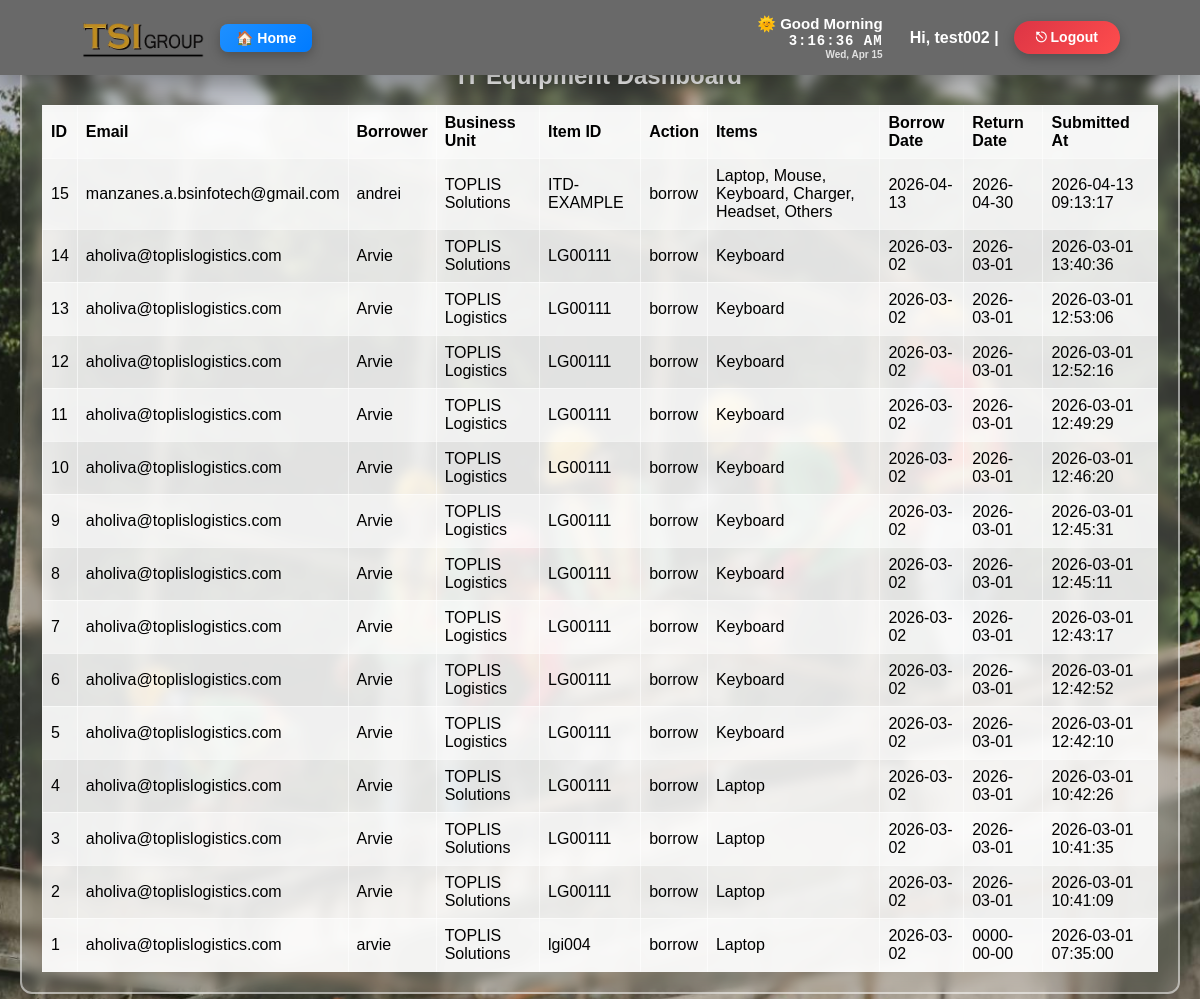
/modules/borrowing/admin.php (signed in), run on the app's committed database.
### tables this page shows
CREATE TABLE `it_equipment_logs` (
  `id` int(11) NOT NULL,
  `email` varchar(255) NOT NULL,
  `borrower_name` varchar(255) NOT NULL,
  `business_unit` varchar(255) NOT NULL,
  `item_id` varchar(100) NOT NULL,
  `action` enum('borrow','return') NOT NULL,
  `items` text DEFAULT NULL,
  `borrow_date` date DEFAULT NULL,
  `return_date` date DEFAULT NULL,
  `created_at` timestamp NOT NULL DEFAULT current_timestamp()
);

### modules/borrowing/admin.php (the view, shortened to what this page needs)
<?php
require_once __DIR__ . '/../../includes/navbar.php';
$sql = "SELECT * FROM it_equipment_logs ORDER BY created_at DESC";
$result = $conn->query($sql);
?>
<!DOCTYPE html>
<html>
<head>
</head>
<body>
<div class="container">
<h2>IT Equipment Dashboard</h2>
<table>
<tr>
    <th>ID</th>
    <th>Email</th>
    <th>Borrower</th>
    <th>Business Unit</th>
    <th>Item ID</th>
    <th>Action</th>
    <th>Items</th>
    <th>Borrow Date</th>
    <th>Return Date</th>
    <th>Submitted At</th>
</tr>
<?php
if ($result->num_rows > 0) {
    while($row = $result->fetch_assoc()) {
        echo "<tr>
            <td>{$row['id']}</td>
            <td>{$row['email']}</td>
            <td>{$row['borrower_name']}</td>
            <td>{$row['business_unit']}</td>
            <td>{$row['item_id']}</td>
            <td>{$row['action']}</td>
            <td>{$row['items']}</td>
            <td>{$row['borrow_date']}</td>
            <td>{$row['return_date']}</td>
            <td>{$row['created_at']}</td>
        </tr>";
    }
} else {
    echo "<tr><td colspan='10'>No records found</td></tr>";
}
?>
</table>
</div>
</body>
</html>

### includes/navbar.php (style rules this page uses)
html, body { margin: 0; padding: 0; overflow-x: hidden; }
body { padding-top: 75px; min-height: 100vh; display: flex; flex-direction: column; }

### modules/borrowing/admin.php (style rules this page uses)
body { font-family: Arial, sans-serif; padding: 20px; background: url('viber_image_2026-02-24_11-08-29-685.jpg') no-repeat center center fixed; background-size: cover; }
.container { max-width: 100%; margin: auto; background: rgba(255, 255, 255, 0.15); backdrop-filter: blur(6px); border: 2px solid rgba(255, 255, 255, 0.5); border-radius: 12px; padding: 20px; color: #000; }
h2 { text-align: center; color: white; margin-bottom: 15px; }
table { border-collapse: collapse; width: 100%; margin-top: 10px; background: rgba(255,255,255,0.85); }
th, td { border: 1px solid rgba(255,255,255,0.6); padding: 8px; text-align: left; }
th { background: rgba(255,255,255,0.7); font-weight: bold; }
tr:nth-child(even) { background: rgba(255,255,255,0.5); }

### data on the page
it_equipment_logs: id "15", email "manzanes.a.bsinfotech@gmail.com", borrower_name "andrei", business_unit "TOPLIS Solutions", item "ITD-EXAMPLE", action "borrow", items "Laptop, Mouse, Keyboard, Charger, Headset, Others", borrow_date "2026-04-13", return_date "2026-04-30", created_at "2026-04-13 09:13:17"
it_equipment_logs: id "14", email "aholiva@toplislogistics.com", borrower_name "Arvie", business_unit "TOPLIS Solutions", item "LG00111", action "borrow", items "Keyboard", borrow_date "2026-03-02", return_date "2026-03-01", created_at "2026-03-01 13:40:36"
it_equipment_logs: id "13", email "aholiva@toplislogistics.com", borrower_name "Arvie", business_unit "TOPLIS Logistics", item "LG00111", action "borrow", items "Keyboard", borrow_date "2026-03-02", return_date "2026-03-01", created_at "2026-03-01 12:53:06"
it_equipment_logs: id "12", email "aholiva@toplislogistics.com", borrower_name "Arvie", business_unit "TOPLIS Logistics", item "LG00111", action "borrow", items "Keyboard", borrow_date "2026-03-02", return_date "2026-03-01", created_at "2026-03-01 12:52:16"
it_equipment_logs: id "11", email "aholiva@toplislogistics.com", borrower_name "Arvie", business_unit "TOPLIS Logistics", item "LG00111", action "borrow", items "Keyboard", borrow_date "2026-03-02", return_date "2026-03-01", created_at "2026-03-01 12:49:29"
it_equipment_logs: id "10", email "aholiva@toplislogistics.com", borrower_name "Arvie", business_unit "TOPLIS Logistics", item "LG00111", action "borrow", items "Keyboard", borrow_date "2026-03-02", return_date "2026-03-01", created_at "2026-03-01 12:46:20"
it_equipment_logs: id "9", email "aholiva@toplislogistics.com", borrower_name "Arvie", business_unit "TOPLIS Logistics", item "LG00111", action "borrow", items "Keyboard", borrow_date "2026-03-02", return_date "2026-03-01", created_at "2026-03-01 12:45:31"
it_equipment_logs: id "8", email "aholiva@toplislogistics.com", borrower_name "Arvie", business_unit "TOPLIS Logistics", item "LG00111", action "borrow", items "Keyboard", borrow_date "2026-03-02", return_date "2026-03-01", created_at "2026-03-01 12:45:11"
it_equipment_logs: id "7", email "aholiva@toplislogistics.com", borrower_name "Arvie", business_unit "TOPLIS Logistics", item "LG00111", action "borrow", items "Keyboard", borrow_date "2026-03-02", return_date "2026-03-01", created_at "2026-03-01 12:43:17"
it_equipment_logs: id "6", email "aholiva@toplislogistics.com", borrower_name "Arvie", business_unit "TOPLIS Logistics", item "LG00111", action "borrow", items "Keyboard", borrow_date "2026-03-02", return_date "2026-03-01", created_at "2026-03-01 12:42:52"
it_equipment_logs: id "5", email "aholiva@toplislogistics.com", borrower_name "Arvie", business_unit "TOPLIS Logistics", item "LG00111", action "borrow", items "Keyboard", borrow_date "2026-03-02", return_date "2026-03-01", created_at "2026-03-01 12:42:10"
it_equipment_logs: id "4", email "aholiva@toplislogistics.com", borrower_name "Arvie", business_unit "TOPLIS Solutions", item "LG00111", action "borrow", items "Laptop", borrow_date "2026-03-02", return_date "2026-03-01", created_at "2026-03-01 10:42:26"
it_equipment_logs: id "3", email "aholiva@toplislogistics.com", borrower_name "Arvie", business_unit "TOPLIS Solutions", item "LG00111", action "borrow", items "Laptop", borrow_date "2026-03-02", return_date "2026-03-01", created_at "2026-03-01 10:41:35"
it_equipment_logs: id "2", email "aholiva@toplislogistics.com", borrower_name "Arvie", business_unit "TOPLIS Solutions", item "LG00111", action "borrow", items "Laptop", borrow_date "2026-03-02", return_date "2026-03-01", created_at "2026-03-01 10:41:09"
it_equipment_logs: id "1", email "aholiva@toplislogistics.com", borrower_name "arvie", business_unit "TOPLIS Solutions", item "lgi004", action "borrow", items "Laptop", borrow_date "2026-03-02", return_date "0000-00-00", created_at "2026-03-01 07:35:00"

### other printed values
$employee_id "test002"
